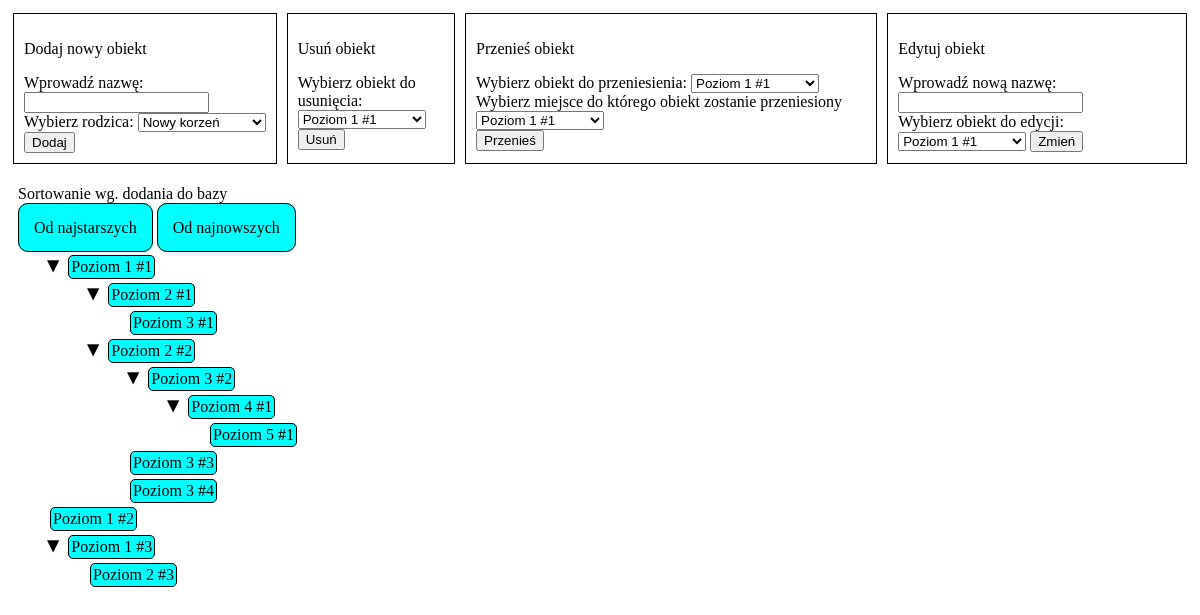
The page / on the database its author committed.
### tables this page shows
CREATE TABLE `tree` (
  `id` int(11) NOT NULL,
  `title` varchar(100) NOT NULL,
  `parent_id` int(11) NOT NULL
);

### src/view.php (called while the page is built, shortened)
<?php
class View
{
    public function render(array $buildedTree, ?array $params): void
    {
        $buildedTree = $this->escape($buildedTree);
        require_once("templates/layout.php");
    }
    private function escape(array $params): array
    {
        $clearParams = [];
        foreach ($params as $key => $param) {
            switch (true) {
                case is_array($param):
                    $clearParams[$key] = $this->escape($param);
                    break;
                case $param:
                    $clearParams[$key] = htmlentities($param);
                    break;
                default:
                    $clearParams[$key] = $param;
                    break;
            }
        }
        return $clearParams;
    }
}

### src/Controllers/TreeController.php (called while the page is built, shortened)
<?php
class TreeController extends AbstractController
{
    public function listAction(array $alert = []): void
    {
        $sortBy = $this->request->getParam('sortBy') ?? 'ASC';
        $tree = $this->treeModel->listTree($sortBy);
        $newTree = $this->treeModel->buildTree($tree, 0);
        $params = [
            'alert' => $this->request->getParam('action', 'list'),
            'toDelete' => $this->request->getParam('toDelete', null),
            'move' => [
                'toMove' => $this->request->getParam('toMove', null),
                'whereMove' => $this->request->getParam('whereMove', null)
            ]
        ];
        $this->View->render($newTree, $params);
    }
}

### src/Controllers/AbstractController.php (called while the page is built, shortened)
<?php
abstract class AbstractController
{
    protected Request $request;
    public function __construct(Request $request, array $config)
    {
        $this->treeModel = new TreeModel($config['db']);
        $this->request = $request;
    }
    public function run(): void
    {
        $action = $this->action() . 'Action';
        $this->$action();
    }
    private function action(): string
    {
        return $this->request->getParam('action', self::DEFAULT_ACTION);
    }
}

### index.php (called while the page is built, shortened)
<?php
spl_autoload_register(
    function (string $name) {
        $name = str_replace(['\\', 'App/'], ['/', ''], $name);
        $path = "src/$name.php";
    }
);
$config = require_once("config/config.php");
$request = new Request($_GET, $_POST, $_SERVER);
try {
    (new TreeController($request, $config))->run();
} catch (AppException $e) {
    echo '<h1>Error occurred in application</h1>';
    echo "<h3>" . $e->getMessage() . "</h3>";
    dump($e);
} catch (Throwable $e) {
    echo '<h1>Error occurred in application</h1>';
    echo "<h3>" . $e->getMessage() . "</h3>";
    dump($e);
}

### src/Model/AbstractModel.php (called while the page is built, shortened)
<?php
abstract class AbstractModel
{
    private function createConnection(array $config): void
    {
        $dsn = "mysql:dbname={$config['database']};host={$config['host']}";
        $this->conn = new PDO(
            $dsn,
            $config['user'],
            $config['password'],
            [
                PDO::ATTR_ERRMODE => PDO::ERRMODE_EXCEPTION
            ]
        );
    }
}

### src/Model/TreeModel.php (called while the page is built, shortened)
<?php
class TreeModel extends AbstractModel
{
    public function listTree(string $sortBy = 'ASC'): array
    {
        try {
            $q = "SELECT
         parent_id,
         node.title AS title, node.id
         FROM tree AS node
         ORDER BY id $sortBy";
            $result = $this->conn->query($q);
            return $result->fetchAll(PDO::FETCH_ASSOC);
        } catch (Throwable $e) {
            throw new StorageException('Błąd przy pobieraniu drzewa z bazy danych');
        }
    }
}

### src/Request.php (called while the page is built, shortened)
<?php
class Request
{
    private array $get = [];
    public function __construct(array $get, array $post, array $server)
    {
        $this->get = $get;
    }
    public function getParam(string $name, $default = null)
    {
        return $this->get[$name] ?? $default;
    }
}

### templates/forms.php (the view, shortened to what this page needs)
<div class="formsContainer">
    <form action="/?action=create" method="post">
        <p>Dodaj nowy obiekt</p>
        <label>Wprowadź nazwę: <input type="text" name="title"></label><br>
        <label>Wybierz rodzica: <select name="parent" id="">
                <option value='0'>Nowy korzeń</option>
            </select></label>
        <input type="submit" value="Dodaj">
    </form>
    <form action="/" method="get">
        <p>Usuń obiekt</p>
        <label>Wybierz obiekt do usunięcia: <br><select name="toDelete" id="">
                <?php
                foreach ($buildedTree as $tree) {
                    echo "<option value='" . $tree['id'] . "'>" . $tree['title'] . "</option>";
                }
                ?>
            </select></label>
        <input type="submit" value="Usuń">
    </form>
    <form action="/" method="get">
        <p>Przenieś obiekt</p>
        <label>Wybierz obiekt do przeniesienia: <select name="toMove" id="">
                <?php
                foreach ($buildedTree as $tree) {
                    echo "<option value='" . $tree['id'] . "'>" . $tree['title'] . "</option>";
                }
                ?>
            </select></label><br>
        <label>Wybierz miejsce do którego obiekt zostanie przeniesiony <select name="whereMove" id="">
                <?php
                foreach ($buildedTree as $tree) {
                    echo "<option value='" . $tree['id'] . "'>" . $tree['title'] . "</option>";
                }
                ?>
            </select></label><br>
        <input type="submit" value="Przenieś">
    </form>
    <form action="/?action=edit" method="post">
        <p>Edytuj obiekt</p>
        <label>Wprowadź nową nazwę: <input type="text" name="title"></label><br>
        <label>Wybierz obiekt do edycji: <select name="id" id="">
                <?php
                foreach ($buildedTree as $tree) {
                    echo "<option value='" . $tree['id'] . "'>" . $tree['title'] . "</option>";
                }
                ?>
            </select></label>
        <input type="submit" value="Zmień">
    </form>
</div>

### templates/layout.php (shortened to what this page needs)
<!DOCTYPE html>
<html lang="en">
<head>
    <link rel="stylesheet" href="Public/style.css">
</head>
<body>
    <?php
    require_once("templates/forms.php");
    ?>
    <div class="listCon">
        <div class="linkCon">
            <p>Sortowanie wg. dodania do bazy</p>
            <a href='/?action=list&sortBy=ASC'>Od najstarszych</a>
            <a href='/?action=list&sortBy=DESC'>Od najnowszych</a>
        </div>
        <ul>
            <?php
            function loop($tree)
            {
                if (array_key_exists('children', $tree)) {
                    echo "<li><span class='caret caret-down'><div class='list'>" . $tree['title'] . "</div></span>";
                    echo "<ul class='nested active'>";
                    foreach ($tree['children'] as $tree) {
                        echo "<li>";
                        loop($tree);
                    }
                    echo "</ul>";
                } else {
                    echo "<li><div class='list'>" . $tree['title'] . "</div></li>";
                }
            }
            foreach ($buildedTree as $tree) {
                loop($tree);
            }
            ?>
        </ul>
    </div>
</body>
</html>

### Public/style.css (style rules this page uses)
.list { display: inline-block; background-color: cyan; padding: 2px; margin: 2px; border: 1px solid black; border-radius: 5px; }
.listCon { margin-top: 5px; }
.linkCon { margin: 10px; }
.linkCon>a { border: 1px solid black; }
form { border: 1px solid black; padding: 10px; margin: 5px; }
.formsContainer { display: flex; }
a { color: black; text-decoration: none; background-color: cyan; padding: 15px; border-radius: 10px; }
.formsContainer { display: flex; justify-content: space-around; }
ul { list-style-type: none; }
.caret { cursor: pointer; }
.caret::before { content: "\25B6"; color: black; display: inline-block; margin-right: 6px; }
.caret-down::before { -ms-transform: rotate(90deg); -webkit-transform: rotate(90deg); transform: rotate(90deg); }
.nested { display: none; }
.active { display: block; }

### rows shown on the page
tree: title "Poziom 1 #1"
tree: title "Poziom 2 #1"
tree: title "Poziom 3 #1"
tree: title "Poziom 2 #2"
tree: title "Poziom 3 #2"
tree: title "Poziom 4 #1"
tree: title "Poziom 5 #1"
tree: title "Poziom 3 #3"
tree: title "Poziom 3 #4"
tree: title "Poziom 1 #2"
tree: title "Poziom 1 #3"
tree: title "Poziom 2 #3"

### other values the page prints
form field toDelete "Poziom 1 #1"
form field toMove "Poziom 1 #1"
form field whereMove "Poziom 1 #1"
form field id "Poziom 1 #1"
